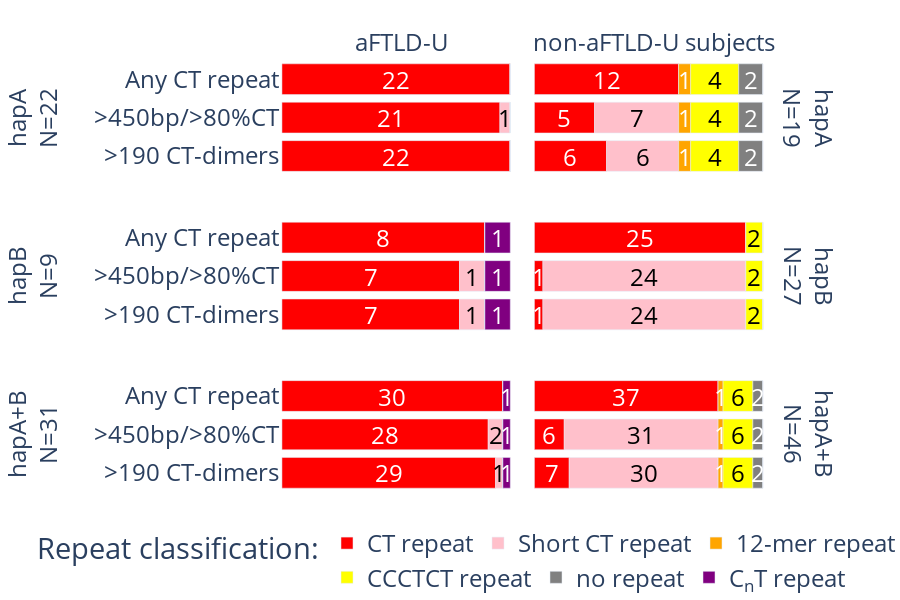

The notebook cell saved with this chart:
### Markdown cell above
# Image 3

### Code cell
df = pd.read_excel("~/local/populations.xlsx", sheet_name="img3")
for col in ["CT repeat", "Short CT repeat", "CnT repeat", "12-mer repeat", "CCCTCT repeat", "no repeat"]:
    df[f"{col}_f"] = df[col] / df["sum"]
df["C<sub>n</sub>T repeat_f"] = df["CnT repeat_f"]
df2 = df.melt(
    id_vars=["haplotype", "phenotype", "classification"],
    value_vars=[f"{v}_f" for v in ["CT repeat", "Short CT repeat", "C<sub>n</sub>T repeat", "12-mer repeat", "CCCTCT repeat", "no repeat"]],
).iloc[::-1]

df2["variable"] = df2["variable"].str.replace("_f", "")
df2["phenotype"] = pd.Categorical(
    df2["phenotype"].apply(lambda x: "non-aFTLD-U subjects" if x=="Controls" else x), categories=["aFTLD-U", "non-aFTLD-U subjects"], ordered=True
)

df2 = pd.concat([df2[df2["haplotype"] == "hapA"].sort_values("phenotype"), df2[df2["haplotype"] == "hapB"], df2[df2["haplotype"] == "hapA+B"]])

fig = px.bar(
    df2,
    x="value",
    y="classification",
    color="variable",
    orientation="h",
    color_discrete_map={
        "CT repeat": "red",
        "Short CT repeat": "pink",
        "C<sub>n</sub>T repeat": "purple",
        "12-mer repeat": "orange",
        "CCCTCT repeat": "yellow",
        "no repeat": "grey",
    },
    labels={"value": "Proportion", "variable": "Repeat", "haplotype": "Haplotype"},
    facet_col="phenotype",
    facet_col_spacing=0,
    facet_row="haplotype",
    facet_row_spacing=0.1,
    category_orders={
        "variable": [
            "CT repeat",
            "Short CT repeat",
            "CnT repeat",
            "12-mer repeat",
            "CCCTCT repeat",
            "no repeat",
        ]
    },
)

annotation_right = {
    "hapA": "hapA<br>N=19", "hapB": "hapB<br>N=27", "hapA+B": "hapA+B<br>N=46"
}

fig.for_each_annotation(lambda a: a.update(text=a.text.split("=")[-1], font=dict(size=36)))
fig.for_each_annotation(
    lambda a: a.update(text=annotation_right[a.text] if a.text.startswith('hap') else a.text, font=dict(size=24))
)

fig.update_layout(
    title="",
    xaxis_title="",
    xaxis2_title="",
    yaxis=dict(title=dict(text="hapA+B<br>N=31<br>", font=dict(size=24))),
    yaxis2_title="",
    yaxis3=dict(title=dict(text="hapB<br>N=9<br>", font=dict(size=24))),
    yaxis4_title="",
    yaxis5=dict(title=dict(text="hapA<br>N=22<br>", font=dict(size=24))),
    title_x=0.5,
    plot_bgcolor="white",
    font=dict(size=24),
    margin=dict(l=0, r=40, b=0),
    height=600,
    legend=dict(
        orientation="h",
        yanchor="bottom",
        y=-0.25,
        xanchor="center",
        x=0.4,
        title="Repeat classification:",
    ),
)

fig.update_xaxes(showticklabels=False)

# add annotations
df_vals = df.copy()
df_vals["CT repeat_loc"] = df_vals["CT repeat_f"] / 2  # center of CT repeat block
df_vals["Short CT repeat_loc"] = (
    df_vals["CT repeat_f"] + df_vals["Short CT repeat_f"] / 2
)  # center of Short CT block
df_vals["CnT repeat_loc"] = (
    df_vals["CT repeat_f"] + df_vals["Short CT repeat_f"] + df_vals["CnT repeat_f"] / 2
)  # center of CnT repeat block
df_vals["12-mer repeat_loc"] = (
    df_vals["CT repeat_f"] + df_vals["Short CT repeat_f"] + df_vals["CnT repeat_f"] + df_vals["12-mer repeat_f"] / 2
)  # center of 12-mer repeat block
df_vals["CCCTCT repeat_loc"] = (
    df_vals["CT repeat_f"] + df_vals["Short CT repeat_f"] + df_vals["CnT repeat_f"] + df_vals["12-mer repeat_f"] + df_vals["CCCTCT repeat_f"] / 2
)  # center of CCCTCT repeat block
df_vals["no repeat_loc"] = (
    df_vals["CT repeat_f"] + df_vals["Short CT repeat_f"] + df_vals["CnT repeat_f"] + df_vals["12-mer repeat_f"] + df_vals["CCCTCT repeat_f"] + df_vals["no repeat_f"] / 2
)  # center of no repeat block

# map haplotype and phenotype to col and row
subplot_dict = {('hapA', 'aFTLD-U'): (1, 3), ('hapA', 'Controls'): (2, 3), ('hapB', 'aFTLD-U'): (1, 2), ('hapB', 'Controls'): (2, 2), ('hapA+B', 'aFTLD-U'): (1, 1), ('hapA+B', 'Controls'): (2, 1)}

for i, row in df_vals.iterrows():
    col_num, row_num = subplot_dict[(row["haplotype"], row["phenotype"])]
    if not row["CT repeat"] == 0:
        fig.add_annotation(
            x=row["CT repeat_loc"],
            y=row["classification"],
            text=f"{row['CT repeat']}",
            showarrow=False,
            font=dict(color="white", size=24),
            col=col_num, row=row_num
        )
    if not row["Short CT repeat"] == 0:
        fig.add_annotation(
            x=row["Short CT repeat_loc"],
            y=row["classification"],
            text=f"{row['Short CT repeat']}",
            showarrow=False,
            font=dict(color="black", size=24),
            col=col_num, row=row_num
        )
    if not row["CnT repeat"] == 0:
        fig.add_annotation(
            x=row["CnT repeat_loc"],
            y=row["classification"],
            text=f"{row['CnT repeat']}",
            showarrow=False,
            font=dict(color="white", size=24),
            col=col_num, row=row_num
        )
    if not row["12-mer repeat"] == 0:
        fig.add_annotation(
            x=row["12-mer repeat_loc"],
            y=row["classification"],
            text=f"{row['12-mer repeat']}",
            showarrow=False,
            font=dict(color="white", size=24),
            col=col_num, row=row_num
        )
    if not row["CCCTCT repeat"] == 0:
        fig.add_annotation(
            x=row["CCCTCT repeat_loc"],
            y=row["classification"],
            text=f"{row['CCCTCT repeat']}",
            showarrow=False,
            font=dict(color="black", size=24),
            col=col_num, row=row_num
        )
    if not row["no repeat"] == 0:
        fig.add_annotation(
            x=row["no repeat_loc"],
            y=row["classification"],
            text=f"{row['no repeat']}",
            showarrow=False,
            font=dict(color="white", size=24),
            col=col_num, row=row_num
        )


fig.show()

### Figure 1 — Plotly figure (JSON) as saved in the notebook; plotly's stock layout.template omitted (floating-point values rounded to 4 significant figures)
{"data": [{"alignmentgroup": "True", "hovertemplate": "Repeat=CT repeat<br>Haplotype=hapA<br>phenotype=aFTLD-U<br>Proportion=%{x}<br>classification=%{y}<extra></extra>", "legendgroup": "CT repeat", "marker": {"color": "red", "pattern": {"shape": ""}}, "name": "CT repeat", "offsetgroup": "CT repeat", "orientation": "h", "showlegend": true, "textposition": "auto", "type": "bar", "x": [1, 0.9545, 1], "xaxis": "x5", "y": [">190 CT-dimers", ">450bp/>80%CT", "Any CT repeat"], "yaxis": "y5"}, {"alignmentgroup": "True", "hovertemplate": "Repeat=CT repeat<br>Haplotype=hapA<br>phenotype=non-aFTLD-U subjects<br>Proportion=%{x}<br>classification=%{y}<extra></extra>", "legendgroup": "CT repeat", "marker": {"color": "red", "pattern": {"shape": ""}}, "name": "CT repeat", "offsetgroup": "CT repeat", "orientation": "h", "showlegend": false, "textposition": "auto", "type": "bar", "x": [0.6316, 0.2632, 0.3158], "xaxis": "x6", "y": ["Any CT repeat", ">450bp/>80%CT", ">190 CT-dimers"], "yaxis": "y6"}, {"alignmentgroup": "True", "hovertemplate": "Repeat=CT repeat<br>Haplotype=hapB<br>phenotype=aFTLD-U<br>Proportion=%{x}<br>classification=%{y}<extra></extra>", "legendgroup": "CT repeat", "marker": {"color": "red", "pattern": {"shape": ""}}, "name": "CT repeat", "offsetgroup": "CT repeat", "orientation": "h", "showlegend": false, "textposition": "auto", "type": "bar", "x": [0.7778, 0.7778, 0.8889], "xaxis": "x3", "y": [">190 CT-dimers", ">450bp/>80%CT", "Any CT repeat"], "yaxis": "y3"}, {"alignmentgroup": "True", "hovertemplate": "Repeat=CT repeat<br>Haplotype=hapB<br>phenotype=non-aFTLD-U subjects<br>Proportion=%{x}<br>classification=%{y}<extra></extra>", "legendgroup": "CT repeat", "marker": {"color": "red", "pattern": {"shape": ""}}, "name": "CT repeat", "offsetgroup": "CT repeat", "orientation": "h", "showlegend": false, "textposition": "auto", "type": "bar", "x": [0.03704, 0.03704, 0.9259], "xaxis": "x4", "y": [">190 CT-dimers", ">450bp/>80%CT", "Any CT repeat"], "yaxis": "y4"}, {"alignmentgroup": "True", "hovertemplate": "Repeat=CT repeat<br>Haplotype=hapA+B<br>phenotype=aFTLD-U<br>Proportion=%{x}<br>classification=%{y}<extra></extra>", "legendgroup": "CT repeat", "marker": {"color": "red", "pattern": {"shape": ""}}, "name": "CT repeat", "offsetgroup": "CT repeat", "orientation": "h", "showlegend": false, "textposition": "auto", "type": "bar", "x": [0.9355, 0.9032, 0.9677], "xaxis": "x", "y": [">190 CT-dimers", ">450bp/>80%CT", "Any CT repeat"], "yaxis": "y"}, {"alignmentgroup": "True", "hovertemplate": "Repeat=CT repeat<br>Haplotype=hapA+B<br>phenotype=non-aFTLD-U subjects<br>Proportion=%{x}<br>classification=%{y}<extra></extra>", "legendgroup": "CT repeat", "marker": {"color": "red", "pattern": {"shape": ""}}, "name": "CT repeat", "offsetgroup": "CT repeat", "orientation": "h", "showlegend": false, "textposition": "auto", "type": "bar", "x": [0.1522, 0.1304, 0.8043], "xaxis": "x2", "y": [">190 CT-dimers", ">450bp/>80%CT", "Any CT repeat"], "yaxis": "y2"}, {"alignmentgroup": "True", "hovertemplate": "Repeat=Short CT repeat<br>Haplotype=hapA<br>phenotype=aFTLD-U<br>Proportion=%{x}<br>classification=%{y}<extra></extra>", "legendgroup": "Short CT repeat", "marker": {"color": "pink", "pattern": {"shape": ""}}, "name": "Short CT repeat", "offsetgroup": "Short CT repeat", "orientation": "h", "showlegend": true, "textposition": "auto", "type": "bar", "x": [0, 0.04545, 0], "xaxis": "x5", "y": ["Any CT repeat", ">450bp/>80%CT", ">190 CT-dimers"], "yaxis": "y5"}, {"alignmentgroup": "True", "hovertemplate": "Repeat=Short CT repeat<br>Haplotype=hapA<br>phenotype=non-aFTLD-U subjects<br>Proportion=%{x}<br>classification=%{y}<extra></extra>", "legendgroup": "Short CT repeat", "marker": {"color": "pink", "pattern": {"shape": ""}}, "name": "Short CT repeat", "offsetgroup": "Short CT repeat", "orientation": "h", "showlegend": false, "textposition": "auto", "type": "bar", "x": [0, 0.3684, 0.3158], "xaxis": "x6", "y": ["Any CT repeat", ">450bp/>80%CT", ">190 CT-dimers"], "yaxis": "y6"}, {"alignmentgroup": "True", "hovertemplate": "Repeat=Short CT repeat<br>Haplotype=hapB<br>phenotype=aFTLD-U<br>Proportion=%{x}<br>classification=%{y}<extra></extra>", "legendgroup": "Short CT repeat", "marker": {"color": "pink", "pattern": {"shape": ""}}, "name": "Short CT repeat", "offsetgroup": "Short CT repeat", "orientation": "h", "showlegend": false, "textposition": "auto", "type": "bar", "x": [0.1111, 0.1111, 0], "xaxis": "x3", "y": [">190 CT-dimers", ">450bp/>80%CT", "Any CT repeat"], "yaxis": "y3"}, {"alignmentgroup": "True", "hovertemplate": "Repeat=Short CT repeat<br>Haplotype=hapB<br>phenotype=non-aFTLD-U subjects<br>Proportion=%{x}<br>classification=%{y}<extra></extra>", "legendgroup": "Short CT repeat", "marker": {"color": "pink", "pattern": {"shape": ""}}, "name": "Short CT repeat", "offsetgroup": "Short CT repeat", "orientation": "h", "showlegend": false, "textposition": "auto", "type": "bar", "x": [0.8889, 0.8889, 0], "xaxis": "x4", "y": [">190 CT-dimers", ">450bp/>80%CT", "Any CT repeat"], "yaxis": "y4"}, {"alignmentgroup": "True", "hovertemplate": "Repeat=Short CT repeat<br>Haplotype=hapA+B<br>phenotype=aFTLD-U<br>Proportion=%{x}<br>classification=%{y}<extra></extra>", "legendgroup": "Short CT repeat", "marker": {"color": "pink", "pattern": {"shape": ""}}, "name": "Short CT repeat", "offsetgroup": "Short CT repeat", "orientation": "h", "showlegend": false, "textposition": "auto", "type": "bar", "x": [0.03226, 0.06452, 0], "xaxis": "x", "y": [">190 CT-dimers", ">450bp/>80%CT", "Any CT repeat"], "yaxis": "y"}, {"alignmentgroup": "True", "hovertemplate": "Repeat=Short CT repeat<br>Haplotype=hapA+B<br>phenotype=non-aFTLD-U subjects<br>Proportion=%{x}<br>classification=%{y}<extra></extra>", "legendgroup": "Short CT repeat", "marker": {"color": "pink", "pattern": {"shape": ""}}, "name": "Short CT repeat", "offsetgroup": "Short CT repeat", "orientation": "h", "showlegend": false, "textposition": "auto", "type": "bar", "x": [0.6522, 0.6739, 0], "xaxis": "x2", "y": [">190 CT-dimers", ">450bp/>80%CT", "Any CT repeat"], "yaxis": "y2"}, {"alignmentgroup": "True", "hovertemplate": "Repeat=12-mer repeat<br>Haplotype=hapA<br>phenotype=aFTLD-U<br>Proportion=%{x}<br>classification=%{y}<extra></extra>", "legendgroup": "12-mer repeat", "marker": {"color": "orange", "pattern": {"shape": ""}}, "name": "12-mer repeat", "offsetgroup": "12-mer repeat", "orientation": "h", "showlegend": true, "textposition": "auto", "type": "bar", "x": [0, 0, 0], "xaxis": "x5", "y": ["Any CT repeat", ">450bp/>80%CT", ">190 CT-dimers"], "yaxis": "y5"}, {"alignmentgroup": "True", "hovertemplate": "Repeat=12-mer repeat<br>Haplotype=hapA<br>phenotype=non-aFTLD-U subjects<br>Proportion=%{x}<br>classification=%{y}<extra></extra>", "legendgroup": "12-mer repeat", "marker": {"color": "orange", "pattern": {"shape": ""}}, "name": "12-mer repeat", "offsetgroup": "12-mer repeat", "orientation": "h", "showlegend": false, "textposition": "auto", "type": "bar", "x": [0.05263, 0.05263, 0.05263], "xaxis": "x6", "y": [">190 CT-dimers", "Any CT repeat", ">450bp/>80%CT"], "yaxis": "y6"}, {"alignmentgroup": "True", "hovertemplate": "Repeat=12-mer repeat<br>Haplotype=hapB<br>phenotype=aFTLD-U<br>Proportion=%{x}<br>classification=%{y}<extra></extra>", "legendgroup": "12-mer repeat", "marker": {"color": "orange", "pattern": {"shape": ""}}, "name": "12-mer repeat", "offsetgroup": "12-mer repeat", "orientation": "h", "showlegend": false, "textposition": "auto", "type": "bar", "x": [0, 0, 0], "xaxis": "x3", "y": [">190 CT-dimers", ">450bp/>80%CT", "Any CT repeat"], "yaxis": "y3"}, {"alignmentgroup": "True", "hovertemplate": "Repeat=12-mer repeat<br>Haplotype=hapB<br>phenotype=non-aFTLD-U subjects<br>Proportion=%{x}<br>classification=%{y}<extra></extra>", "legendgroup": "12-mer repeat", "marker": {"color": "orange", "pattern": {"shape": ""}}, "name": "12-mer repeat", "offsetgroup": "12-mer repeat", "orientation": "h", "showlegend": false, "textposition": "auto", "type": "bar", "x": [0, 0, 0], "xaxis": "x4", "y": [">190 CT-dimers", ">450bp/>80%CT", "Any CT repeat"], "yaxis": "y4"}, {"alignmentgroup": "True", "hovertemplate": "Repeat=12-mer repeat<br>Haplotype=hapA+B<br>phenotype=aFTLD-U<br>Proportion=%{x}<br>classification=%{y}<extra></extra>", "legendgroup": "12-mer repeat", "marker": {"color": "orange", "pattern": {"shape": ""}}, "name": "12-mer repeat", "offsetgroup": "12-mer repeat", "orientation": "h", "showlegend": false, "textposition": "auto", "type": "bar", "x": [0, 0, 0], "xaxis": "x", "y": [">190 CT-dimers", ">450bp/>80%CT", "Any CT repeat"], "yaxis": "y"}, {"alignmentgroup": "True", "hovertemplate": "Repeat=12-mer repeat<br>Haplotype=hapA+B<br>phenotype=non-aFTLD-U subjects<br>Proportion=%{x}<br>classification=%{y}<extra></extra>", "legendgroup": "12-mer repeat", "marker": {"color": "orange", "pattern": {"shape": ""}}, "name": "12-mer repeat", "offsetgroup": "12-mer repeat", "orientation": "h", "showlegend": false, "textposition": "auto", "type": "bar", "x": [0.02174, 0.02174, 0.02174], "xaxis": "x2", "y": [">190 CT-dimers", ">450bp/>80%CT", "Any CT repeat"], "yaxis": "y2"}, {"alignmentgroup": "True", "hovertemplate": "Repeat=CCCTCT repeat<br>Haplotype=hapA<br>phenotype=aFTLD-U<br>Proportion=%{x}<br>classification=%{y}<extra></extra>", "legendgroup": "CCCTCT repeat", "marker": {"color": "yellow", "pattern": {"shape": ""}}, "name": "CCCTCT repeat", "offsetgroup": "CCCTCT repeat", "orientation": "h", "showlegend": true, "textposition": "auto", "type": "bar", "x": [0, 0, 0], "xaxis": "x5", "y": [">450bp/>80%CT", ">190 CT-dimers", "Any CT repeat"], "yaxis": "y5"}, {"alignmentgroup": "True", "hovertemplate": "Repeat=CCCTCT repeat<br>Haplotype=hapA<br>phenotype=non-aFTLD-U subjects<br>Proportion=%{x}<br>classification=%{y}<extra></extra>", "legendgroup": "CCCTCT repeat", "marker": {"color": "yellow", "pattern": {"shape": ""}}, "name": "CCCTCT repeat", "offsetgroup": "CCCTCT repeat", "orientation": "h", "showlegend": false, "textposition": "auto", "type": "bar", "x": [0.2105, 0.2105, 0.2105], "xaxis": "x6", "y": [">190 CT-dimers", ">450bp/>80%CT", "Any CT repeat"], "yaxis": "y6"}, {"alignmentgroup": "True", "hovertemplate": "Repeat=CCCTCT repeat<br>Haplotype=hapB<br>phenotype=aFTLD-U<br>Proportion=%{x}<br>classification=%{y}<extra></extra>", "legendgroup": "CCCTCT repeat", "marker": {"color": "yellow", "pattern": {"shape": ""}}, "name": "CCCTCT repeat", "offsetgroup": "CCCTCT repeat", "orientation": "h", "showlegend": false, "textposition": "auto", "type": "bar", "x": [0, 0, 0], "xaxis": "x3", "y": [">190 CT-dimers", ">450bp/>80%CT", "Any CT repeat"], "yaxis": "y3"}, {"alignmentgroup": "True", "hovertemplate": "Repeat=CCCTCT repeat<br>Haplotype=hapB<br>phenotype=non-aFTLD-U subjects<br>Proportion=%{x}<br>classification=%{y}<extra></extra>", "legendgroup": "CCCTCT repeat", "marker": {"color": "yellow", "pattern": {"shape": ""}}, "name": "CCCTCT repeat", "offsetgroup": "CCCTCT repeat", "orientation": "h", "showlegend": false, "textposition": "auto", "type": "bar", "x": [0.07407, 0.07407, 0.07407], "xaxis": "x4", "y": [">190 CT-dimers", ">450bp/>80%CT", "Any CT repeat"], "yaxis": "y4"}, {"alignmentgroup": "True", "hovertemplate": "Repeat=CCCTCT repeat<br>Haplotype=hapA+B<br>phenotype=aFTLD-U<br>Proportion=%{x}<br>classification=%{y}<extra></extra>", "legendgroup": "CCCTCT repeat", "marker": {"color": "yellow", "pattern": {"shape": ""}}, "name": "CCCTCT repeat", "offsetgroup": "CCCTCT repeat", "orientation": "h", "showlegend": false, "textposition": "auto", "type": "bar", "x": [0, 0, 0], "xaxis": "x", "y": [">190 CT-dimers", ">450bp/>80%CT", "Any CT repeat"], "yaxis": "y"}, {"alignmentgroup": "True", "hovertemplate": "Repeat=CCCTCT repeat<br>Haplotype=hapA+B<br>phenotype=non-aFTLD-U subjects<br>Proportion=%{x}<br>classification=%{y}<extra></extra>", "legendgroup": "CCCTCT repeat", "marker": {"color": "yellow", "pattern": {"shape": ""}}, "name": "CCCTCT repeat", "offsetgroup": "CCCTCT repeat", "orientation": "h", "showlegend": false, "textposition": "auto", "type": "bar", "x": [0.1304, 0.1304, 0.1304], "xaxis": "x2", "y": [">190 CT-dimers", ">450bp/>80%CT", "Any CT repeat"], "yaxis": "y2"}, {"alignmentgroup": "True", "hovertemplate": "Repeat=no repeat<br>Haplotype=hapA<br>phenotype=aFTLD-U<br>Proportion=%{x}<br>classification=%{y}<extra></extra>", "legendgroup": "no repeat", "marker": {"color": "grey", "pattern": {"shape": ""}}, "name": "no repeat", "offsetgroup": "no repeat", "orientation": "h", "showlegend": true, "textposition": "auto", "type": "bar", "x": [0, 0, 0], "xaxis": "x5", "y": ["Any CT repeat", ">190 CT-dimers", ">450bp/>80%CT"], "yaxis": "y5"}, {"alignmentgroup": "True", "hovertemplate": "Repeat=no repeat<br>Haplotype=hapA<br>phenotype=non-aFTLD-U subjects<br>Proportion=%{x}<br>classification=%{y}<extra></extra>", "legendgroup": "no repeat", "marker": {"color": "grey", "pattern": {"shape": ""}}, "name": "no repeat", "offsetgroup": "no repeat", "orientation": "h", "showlegend": false, "textposition": "auto", "type": "bar", "x": [0.1053, 0.1053, 0.1053], "xaxis": "x6", "y": [">450bp/>80%CT", "Any CT repeat", ">190 CT-dimers"], "yaxis": "y6"}, {"alignmentgroup": "True", "hovertemplate": "Repeat=no repeat<br>Haplotype=hapB<br>phenotype=aFTLD-U<br>Proportion=%{x}<br>classification=%{y}<extra></extra>", "legendgroup": "no repeat", "marker": {"color": "grey", "pattern": {"shape": ""}}, "name": "no repeat", "offsetgroup": "no repeat", "orientation": "h", "showlegend": false, "textposition": "auto", "type": "bar", "x": [0, 0, 0], "xaxis": "x3", "y": [">190 CT-dimers", ">450bp/>80%CT", "Any CT repeat"], "yaxis": "y3"}, {"alignmentgroup": "True", "hovertemplate": "Repeat=no repeat<br>Haplotype=hapB<br>phenotype=non-aFTLD-U subjects<br>Proportion=%{x}<br>classification=%{y}<extra></extra>", "legendgroup": "no repeat", "marker": {"color": "grey", "pattern": {"shape": ""}}, "name": "no repeat", "offsetgroup": "no repeat", "orientation": "h", "showlegend": false, "textposition": "auto", "type": "bar", "x": [0, 0, 0], "xaxis": "x4", "y": [">190 CT-dimers", ">450bp/>80%CT", "Any CT repeat"], "yaxis": "y4"}, {"alignmentgroup": "True", "hovertemplate": "Repeat=no repeat<br>Haplotype=hapA+B<br>phenotype=aFTLD-U<br>Proportion=%{x}<br>classification=%{y}<extra></extra>", "legendgroup": "no repeat", "marker": {"color": "grey", "pattern": {"shape": ""}}, "name": "no repeat", "offsetgroup": "no repeat", "orientation": "h", "showlegend": false, "textposition": "auto", "type": "bar", "x": [0, 0, 0], "xaxis": "x", "y": [">190 CT-dimers", ">450bp/>80%CT", "Any CT repeat"], "yaxis": "y"}, {"alignmentgroup": "True", "hovertemplate": "Repeat=no repeat<br>Haplotype=hapA+B<br>phenotype=non-aFTLD-U subjects<br>Proportion=%{x}<br>classification=%{y}<extra></extra>", "legendgroup": "no repeat", "marker": {"color": "grey", "pattern": {"shape": ""}}, "name": "no repeat", "offsetgroup": "no repeat", "orientation": "h", "showlegend": false, "textposition": "auto", "type": "bar", "x": [0.04348, 0.04348, 0.04348], "xaxis": "x2", "y": [">190 CT-dimers", ">450bp/>80%CT", "Any CT repeat"], "yaxis": "y2"}, {"alignmentgroup": "True", "hovertemplate": "Repeat=C<sub>n</sub>T repeat<br>Haplotype=hapA<br>phenotype=aFTLD-U<br>Proportion=%{x}<br>classification=%{y}<extra></extra>", "legendgroup": "C<sub>n</sub>T repeat", "marker": {"color": "purple", "pattern": {"shape": ""}}, "name": "C<sub>n</sub>T repeat", "offsetgroup": "C<sub>n</sub>T repeat", "orientation": "h", "showlegend": true, "textposition": "auto", "type": "bar", "x": [0, 0, 0], "xaxis": "x5", "y": ["Any CT repeat", ">450bp/>80%CT", ">190 CT-dimers"], "yaxis": "y5"}, {"alignmentgroup": "True", "hovertemplate": "Repeat=C<sub>n</sub>T repeat<br>Haplotype=hapA<br>phenotype=non-aFTLD-U subjects<br>Proportion=%{x}<br>classification=%{y}<extra></extra>", "legendgroup": "C<sub>n</sub>T repeat", "marker": {"color": "purple", "pattern": {"shape": ""}}, "name": "C<sub>n</sub>T repeat", "offsetgroup": "C<sub>n</sub>T repeat", "orientation": "h", "showlegend": false, "textposition": "auto", "type": "bar", "x": [0, 0, 0], "xaxis": "x6", "y": ["Any CT repeat", ">450bp/>80%CT", ">190 CT-dimers"], "yaxis": "y6"}, {"alignmentgroup": "True", "hovertemplate": "Repeat=C<sub>n</sub>T repeat<br>Haplotype=hapB<br>phenotype=aFTLD-U<br>Proportion=%{x}<br>classification=%{y}<extra></extra>", "legendgroup": "C<sub>n</sub>T repeat", "marker": {"color": "purple", "pattern": {"shape": ""}}, "name": "C<sub>n</sub>T repeat", "offsetgroup": "C<sub>n</sub>T repeat", "orientation": "h", "showlegend": false, "textposition": "auto", "type": "bar", "x": [0.1111, 0.1111, 0.1111], "xaxis": "x3", "y": [">190 CT-dimers", ">450bp/>80%CT", "Any CT repeat"], "yaxis": "y3"}, {"alignmentgroup": "True", "hovertemplate": "Repeat=C<sub>n</sub>T repeat<br>Haplotype=hapB<br>phenotype=non-aFTLD-U subjects<br>Proportion=%{x}<br>classification=%{y}<extra></extra>", "legendgroup": "C<sub>n</sub>T repeat", "marker": {"color": "purple", "pattern": {"shape": ""}}, "name": "C<sub>n</sub>T repeat", "offsetgroup": "C<sub>n</sub>T repeat", "orientation": "h", "showlegend": false, "textposition": "auto", "type": "bar", "x": [0, 0, 0], "xaxis": "x4", "y": [">190 CT-dimers", ">450bp/>80%CT", "Any CT repeat"], "yaxis": "y4"}, {"alignmentgroup": "True", "hovertemplate": "Repeat=C<sub>n</sub>T repeat<br>Haplotype=hapA+B<br>phenotype=aFTLD-U<br>Proportion=%{x}<br>classification=%{y}<extra></extra>", "legendgroup": "C<sub>n</sub>T repeat", "marker": {"color": "purple", "pattern": {"shape": ""}}, "name": "C<sub>n</sub>T repeat", "offsetgroup": "C<sub>n</sub>T repeat", "orientation": "h", "showlegend": false, "textposition": "auto", "type": "bar", "x": [0.03226, 0.03226, 0.03226], "xaxis": "x", "y": [">190 CT-dimers", ">450bp/>80%CT", "Any CT repeat"], "yaxis": "y"}, {"alignmentgroup": "True", "hovertemplate": "Repeat=C<sub>n</sub>T repeat<br>Haplotype=hapA+B<br>phenotype=non-aFTLD-U subjects<br>Proportion=%{x}<br>classification=%{y}<extra></extra>", "legendgroup": "C<sub>n</sub>T repeat", "marker": {"color": "purple", "pattern": {"shape": ""}}, "name": "C<sub>n</sub>T repeat", "offsetgroup": "C<sub>n</sub>T repeat", "orientation": "h", "showlegend": false, "textposition": "auto", "type": "bar", "x": [0, 0, 0], "xaxis": "x2", "y": [">190 CT-dimers", ">450bp/>80%CT", "Any CT repeat"], "yaxis": "y2"}], "layout": {"annotations": [{"font": {"size": 24}, "showarrow": false, "text": "aFTLD-U", "x": 0.24, "xanchor": "center", "xref": "paper", "y": 1, "yanchor": "bottom", "yref": "paper"}, {"font": {"size": 24}, "showarrow": false, "text": "non-aFTLD-U subjects", "x": 0.74, "xanchor": "center", "xref": "paper", "y": 1, "yanchor": "bottom", "yref": "paper"}, {"font": {"size": 24}, "showarrow": false, "text": "hapA+B<br>N=46", "textangle": 90, "x": 0.98, "xanchor": "left", "xref": "paper", "y": 0.1333, "yanchor": "middle", "yref": "paper"}, {"font": {"size": 24}, "showarrow": false, "text": "hapB<br>N=27", "textangle": 90, "x": 0.98, "xanchor": "left", "xref": "paper", "y": 0.5, "yanchor": "middle", "yref": "paper"}, {"font": {"size": 24}, "showarrow": false, "text": "hapA<br>N=19", "textangle": 90, "x": 0.98, "xanchor": "left", "xref": "paper", "y": 0.8667, "yanchor": "middle", "yref": "paper"}, {"font": {"color": "white", "size": 24}, "showarrow": false, "text": "22", "x": 0.5, "xref": "x5", "y": "Any CT repeat", "yref": "y5"}, {"font": {"color": "white", "size": 24}, "showarrow": false, "text": "21", "x": 0.4773, "xref": "x5", "y": ">450bp/>80%CT", "yref": "y5"}, {"font": {"color": "black", "size": 24}, "showarrow": false, "text": "1", "x": 0.9773, "xref": "x5", "y": ">450bp/>80%CT", "yref": "y5"}, {"font": {"color": "white", "size": 24}, "showarrow": false, "text": "22", "x": 0.5, "xref": "x5", "y": ">190 CT-dimers", "yref": "y5"}, {"font": {"color": "white", "size": 24}, "showarrow": false, "text": "12", "x": 0.3158, "xref": "x6", "y": "Any CT repeat", "yref": "y6"}, {"font": {"color": "white", "size": 24}, "showarrow": false, "text": "1", "x": 0.6579, "xref": "x6", "y": "Any CT repeat", "yref": "y6"}, {"font": {"color": "black", "size": 24}, "showarrow": false, "text": "4", "x": 0.7895, "xref": "x6", "y": "Any CT repeat", "yref": "y6"}, {"font": {"color": "white", "size": 24}, "showarrow": false, "text": "2", "x": 0.9474, "xref": "x6", "y": "Any CT repeat", "yref": "y6"}, {"font": {"color": "white", "size": 24}, "showarrow": false, "text": "5", "x": 0.1316, "xref": "x6", "y": ">450bp/>80%CT", "yref": "y6"}, {"font": {"color": "black", "size": 24}, "showarrow": false, "text": "7", "x": 0.4474, "xref": "x6", "y": ">450bp/>80%CT", "yref": "y6"}, {"font": {"color": "white", "size": 24}, "showarrow": false, "text": "1", "x": 0.6579, "xref": "x6", "y": ">450bp/>80%CT", "yref": "y6"}, {"font": {"color": "black", "size": 24}, "showarrow": false, "text": "4", "x": 0.7895, "xref": "x6", "y": ">450bp/>80%CT", "yref": "y6"}, {"font": {"color": "white", "size": 24}, "showarrow": false, "text": "2", "x": 0.9474, "xref": "x6", "y": ">450bp/>80%CT", "yref": "y6"}, {"font": {"color": "white", "size": 24}, "showarrow": false, "text": "6", "x": 0.1579, "xref": "x6", "y": ">190 CT-dimers", "yref": "y6"}, {"font": {"color": "black", "size": 24}, "showarrow": false, "text": "6", "x": 0.4737, "xref": "x6", "y": ">190 CT-dimers", "yref": "y6"}, {"font": {"color": "white", "size": 24}, "showarrow": false, "text": "1", "x": 0.6579, "xref": "x6", "y": ">190 CT-dimers", "yref": "y6"}, {"font": {"color": "black", "size": 24}, "showarrow": false, "text": "4", "x": 0.7895, "xref": "x6", "y": ">190 CT-dimers", "yref": "y6"}, {"font": {"color": "white", "size": 24}, "showarrow": false, "text": "2", "x": 0.9474, "xref": "x6", "y": ">190 CT-dimers", "yref": "y6"}, {"font": {"color": "white", "size": 24}, "showarrow": false, "text": "8", "x": 0.4444, "xref": "x3", "y": "Any CT repeat", "yref": "y3"}, {"font": {"color": "white", "size": 24}, "showarrow": false, "text": "1", "x": 0.9444, "xref": "x3", "y": "Any CT repeat", "yref": "y3"}, {"font": {"color": "white", "size": 24}, "showarrow": false, "text": "7", "x": 0.3889, "xref": "x3", "y": ">450bp/>80%CT", "yref": "y3"}, {"font": {"color": "black", "size": 24}, "showarrow": false, "text": "1", "x": 0.8333, "xref": "x3", "y": ">450bp/>80%CT", "yref": "y3"}, {"font": {"color": "white", "size": 24}, "showarrow": false, "text": "1", "x": 0.9444, "xref": "x3", "y": ">450bp/>80%CT", "yref": "y3"}, {"font": {"color": "white", "size": 24}, "showarrow": false, "text": "7", "x": 0.3889, "xref": "x3", "y": ">190 CT-dimers", "yref": "y3"}, {"font": {"color": "black", "size": 24}, "showarrow": false, "text": "1", "x": 0.8333, "xref": "x3", "y": ">190 CT-dimers", "yref": "y3"}, {"font": {"color": "white", "size": 24}, "showarrow": false, "text": "1", "x": 0.9444, "xref": "x3", "y": ">190 CT-dimers", "yref": "y3"}, {"font": {"color": "white", "size": 24}, "showarrow": false, "text": "25", "x": 0.463, "xref": "x4", "y": "Any CT repeat", "yref": "y4"}, {"font": {"color": "black", "size": 24}, "showarrow": false, "text": "2", "x": 0.963, "xref": "x4", "y": "Any CT repeat", "yref": "y4"}, {"font": {"color": "white", "size": 24}, "showarrow": false, "text": "1", "x": 0.01852, "xref": "x4", "y": ">450bp/>80%CT", "yref": "y4"}, {"font": {"color": "black", "size": 24}, "showarrow": false, "text": "24", "x": 0.4815, "xref": "x4", "y": ">450bp/>80%CT", "yref": "y4"}, {"font": {"color": "black", "size": 24}, "showarrow": false, "text": "2", "x": 0.963, "xref": "x4", "y": ">450bp/>80%CT", "yref": "y4"}, {"font": {"color": "white", "size": 24}, "showarrow": false, "text": "1", "x": 0.01852, "xref": "x4", "y": ">190 CT-dimers", "yref": "y4"}, {"font": {"color": "black", "size": 24}, "showarrow": false, "text": "24", "x": 0.4815, "xref": "x4", "y": ">190 CT-dimers", "yref": "y4"}, {"font": {"color": "black", "size": 24}, "showarrow": false, "text": "2", "x": 0.963, "xref": "x4", "y": ">190 CT-dimers", "yref": "y4"}, {"font": {"color": "white", "size": 24}, "showarrow": false, "text": "30", "x": 0.4839, "xref": "x", "y": "Any CT repeat", "yref": "y"}, {"font": {"color": "white", "size": 24}, "showarrow": false, "text": "1", "x": 0.9839, "xref": "x", "y": "Any CT repeat", "yref": "y"}, {"font": {"color": "white", "size": 24}, "showarrow": false, "text": "28", "x": 0.4516, "xref": "x", "y": ">450bp/>80%CT", "yref": "y"}, {"font": {"color": "black", "size": 24}, "showarrow": false, "text": "2", "x": 0.9355, "xref": "x", "y": ">450bp/>80%CT", "yref": "y"}, {"font": {"color": "white", "size": 24}, "showarrow": false, "text": "1", "x": 0.9839, "xref": "x", "y": ">450bp/>80%CT", "yref": "y"}, {"font": {"color": "white", "size": 24}, "showarrow": false, "text": "29", "x": 0.4677, "xref": "x", "y": ">190 CT-dimers", "yref": "y"}, {"font": {"color": "black", "size": 24}, "showarrow": false, "text": "1", "x": 0.9516, "xref": "x", "y": ">190 CT-dimers", "yref": "y"}, {"font": {"color": "white", "size": 24}, "showarrow": false, "text": "1", "x": 0.9839, "xref": "x", "y": ">190 CT-dimers", "yref": "y"}, {"font": {"color": "white", "size": 24}, "showarrow": false, "text": "37", "x": 0.4022, "xref": "x2", "y": "Any CT repeat", "yref": "y2"}, {"font": {"color": "white", "size": 24}, "showarrow": false, "text": "1", "x": 0.8152, "xref": "x2", "y": "Any CT repeat", "yref": "y2"}, {"font": {"color": "black", "size": 24}, "showarrow": false, "text": "6", "x": 0.8913, "xref": "x2", "y": "Any CT repeat", "yref": "y2"}, {"font": {"color": "white", "size": 24}, "showarrow": false, "text": "2", "x": 0.9783, "xref": "x2", "y": "Any CT repeat", "yref": "y2"}, {"font": {"color": "white", "size": 24}, "showarrow": false, "text": "6", "x": 0.06522, "xref": "x2", "y": ">450bp/>80%CT", "yref": "y2"}, {"font": {"color": "black", "size": 24}, "showarrow": false, "text": "31", "x": 0.4674, "xref": "x2", "y": ">450bp/>80%CT", "yref": "y2"}, {"font": {"color": "white", "size": 24}, "showarrow": false, "text": "1", "x": 0.8152, "xref": "x2", "y": ">450bp/>80%CT", "yref": "y2"}, {"font": {"color": "black", "size": 24}, "showarrow": false, "text": "6", "x": 0.8913, "xref": "x2", "y": ">450bp/>80%CT", "yref": "y2"}, {"font": {"color": "white", "size": 24}, "showarrow": false, "text": "2", "x": 0.9783, "xref": "x2", "y": ">450bp/>80%CT", "yref": "y2"}, {"font": {"color": "white", "size": 24}, "showarrow": false, "text": "7", "x": 0.07609, "xref": "x2", "y": ">190 CT-dimers", "yref": "y2"}, {"font": {"color": "black", "size": 24}, "showarrow": false, "text": "30", "x": 0.4783, "xref": "x2", "y": ">190 CT-dimers", "yref": "y2"}, {"font": {"color": "white", "size": 24}, "showarrow": false, "text": "1", "x": 0.8152, "xref": "x2", "y": ">190 CT-dimers", "yref": "y2"}, {"font": {"color": "black", "size": 24}, "showarrow": false, "text": "6", "x": 0.8913, "xref": "x2", "y": ">190 CT-dimers", "yref": "y2"}, {"font": {"color": "white", "size": 24}, "showarrow": false, "text": "2", "x": 0.9783, "xref": "x2", "y": ">190 CT-dimers", "yref": "y2"}], "barmode": "relative", "font": {"size": 24}, "height": 600, "legend": {"orientation": "h", "title": {"text": "Repeat classification:"}, "tracegroupgap": 0, "x": 0.4, "xanchor": "center", "y": -0.25, "yanchor": "bottom"}, "margin": {"b": 0, "l": 0, "r": 40, "t": 60}, "plot_bgcolor": "white", "title": {"text": "", "x": 0.5}, "xaxis": {"anchor": "y", "domain": [0, 0.48], "showticklabels": false, "title": {"text": ""}}, "xaxis2": {"anchor": "y2", "domain": [0.5, 0.98], "matches": "x", "showticklabels": false, "title": {"text": ""}}, "xaxis3": {"anchor": "y3", "domain": [0, 0.48], "matches": "x", "showticklabels": false}, "xaxis4": {"anchor": "y4", "domain": [0.5, 0.98], "matches": "x", "showticklabels": false}, "xaxis5": {"anchor": "y5", "domain": [0, 0.48], "matches": "x", "showticklabels": false}, "xaxis6": {"anchor": "y6", "domain": [0.5, 0.98], "matches": "x", "showticklabels": false}, "yaxis": {"anchor": "x", "domain": [0, 0.2667], "title": {"font": {"size": 24}, "text": "hapA+B<br>N=31<br>"}}, "yaxis2": {"anchor": "x2", "domain": [0, 0.2667], "matches": "y", "showticklabels": false, "title": {"text": ""}}, "yaxis3": {"anchor": "x3", "domain": [0.3667, 0.6333], "matches": "y", "title": {"font": {"size": 24}, "text": "hapB<br>N=9<br>"}}, "yaxis4": {"anchor": "x4", "domain": [0.3667, 0.6333], "matches": "y", "showticklabels": false, "title": {"text": ""}}, "yaxis5": {"anchor": "x5", "domain": [0.7333, 1], "matches": "y", "title": {"font": {"size": 24}, "text": "hapA<br>N=22<br>"}}, "yaxis6": {"anchor": "x6", "domain": [0.7333, 1], "matches": "y", "showticklabels": false}}}
